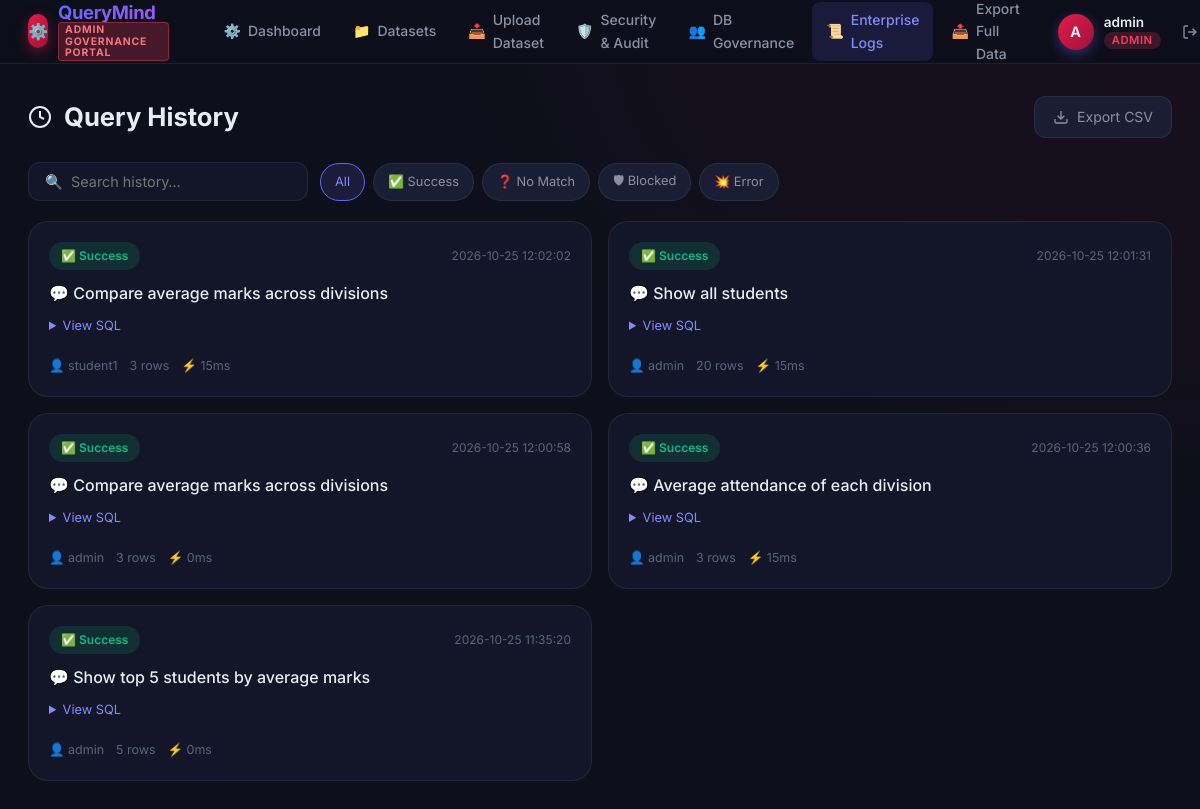
Before: /history (signed in) with the older database file.
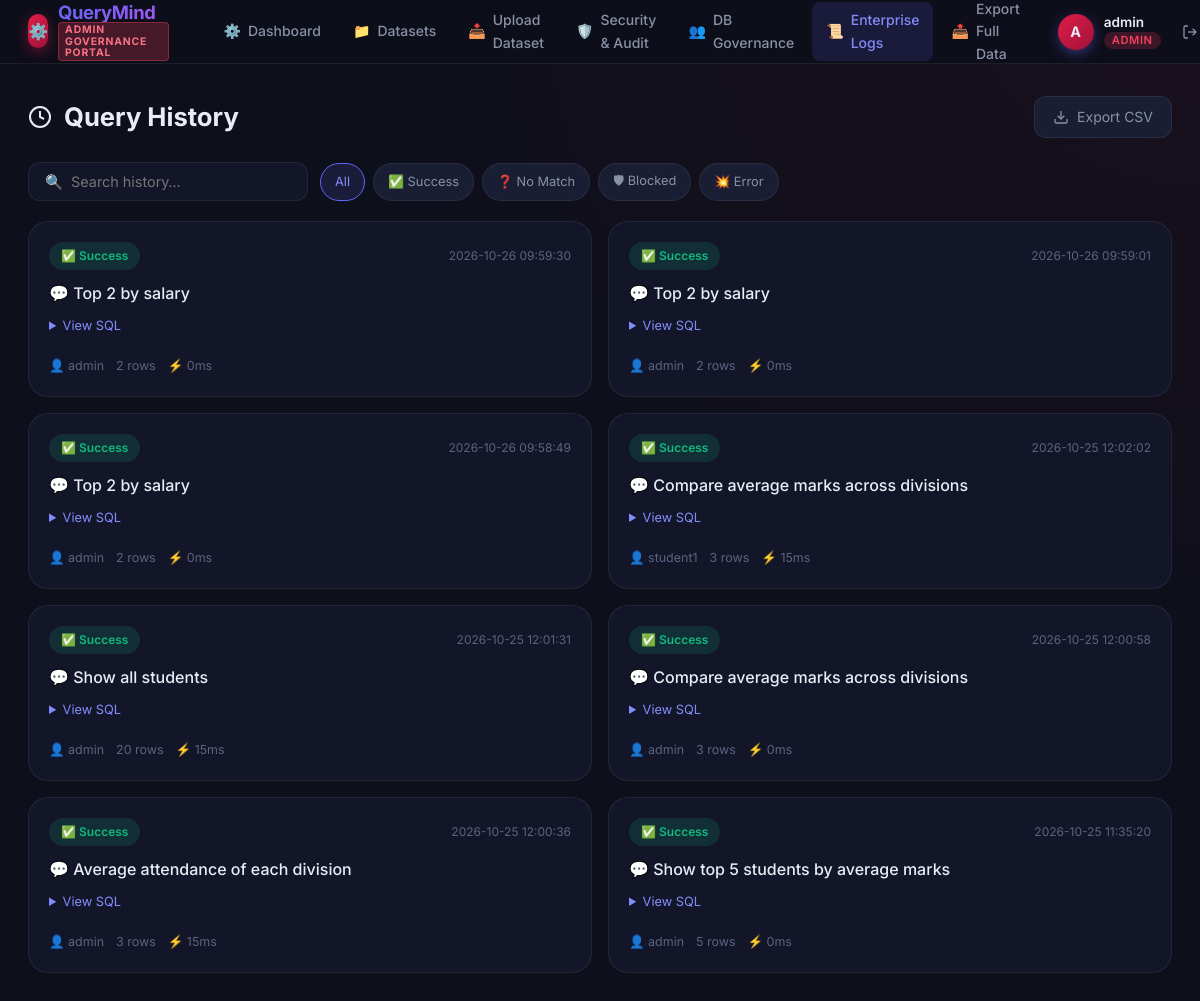
After: the same page with the newer database file.
### tables this page shows
CREATE TABLE query_logs (
        id               INTEGER PRIMARY KEY AUTOINCREMENT,
        user_id          INTEGER,
        username         TEXT,
        question         TEXT,
        generated_sql    TEXT,
        status           TEXT,
        execution_time_ms INTEGER,
        result_row_count INTEGER,
        error            TEXT,
        timestamp        TEXT DEFAULT (datetime('now'))
    );

### app.py (the view)
@app.route("/history")
@login_required
def history():
    role = session["role"]
    records = get_all_history(200) if role in ("admin","teacher") \
              else get_query_history(session["user_id"], 100)
    return render_template("history.html", records=records, role=role)

### app.py (called while the page is built)
def login_required(f):
    from functools import wraps
    @wraps(f)
    def wrapper(*args, **kwargs):
        if "user_id" not in session:
            flash("Please log in to continue.", "warning")
            return redirect(url_for("login"))
        return f(*args, **kwargs)
    return wrapper

### db/database.py (called while the page is built)
def _conn():
    conn = sqlite3.connect(DB_PATH)
    conn.row_factory = sqlite3.Row          # rows accessible as dicts
    conn.execute("PRAGMA foreign_keys = ON")
    conn.execute("PRAGMA journal_mode = WAL")
    return conn

def get_query_history(user_id=None, limit=50):
    conn = _conn()
    if user_id:
        rows = conn.execute(
            "SELECT * FROM query_logs WHERE user_id=? ORDER BY id DESC LIMIT ?",
            (user_id, limit)
        ).fetchall()
    else:
        rows = conn.execute(
            "SELECT * FROM query_logs ORDER BY id DESC LIMIT ?", (limit,)
        ).fetchall()
    conn.close()
    return [dict(r) for r in rows]

def get_all_history(limit=200):
    return get_query_history(user_id=None, limit=limit)

### templates/history.html (shortened to what this page needs)
{% extends "base.html" %}
{% block content %}
<div class="page-header">
  <h1>
    <svg width="24" height="24" viewBox="0 0 24 24" fill="none" stroke="currentColor" stroke-width="2"><circle cx="12" cy="12" r="10"/><polyline points="12 6 12 12 16 14"/></svg>
    Query History
  </h1>
  <div class="header-actions">
    <a href="{{ url_for('export_csv') }}" class="btn-outline">
      <svg width="16" height="16" viewBox="0 0 24 24" fill="none" stroke="currentColor" stroke-width="2"><path d="M21 15v4a2 2 0 0 1-2 2H5a2 2 0 0 1-2-2v-4"/><polyline points="7 10 12 15 17 10"/><line x1="12" y1="15" x2="12" y2="3"/></svg>
      Export CSV
    </a>
  </div>
</div>
{% if records %}
<div class="history-filter">
  <input type="text" id="histSearch" placeholder="🔍  Search history…" oninput="filterHist()" class="search-input" />
  <div class="filter-chips">
    <button class="filter-chip active" onclick="filterByStatus(null,this)">All</button>
    <button class="filter-chip" onclick="filterByStatus('success',this)">✅ Success</button>
    <button class="filter-chip" onclick="filterByStatus('no_match',this)">❓ No Match</button>
    <button class="filter-chip" onclick="filterByStatus('validation_failed',this)">🛡 Blocked</button>
    <button class="filter-chip" onclick="filterByStatus('db_error',this)">💥 Error</button>
  </div>
</div>
<div class="history-grid" id="historyGrid">
  {% for rec in records %}
  <div class="history-card {{ rec.status }}" data-status="{{ rec.status }}" data-search="{{ rec.question | lower }}">
    <div class="hist-top">
      <span class="status-badge status-{{ rec.status }}">
        {% if rec.status == 'success' %}✅{% elif rec.status == 'no_match' %}❓{% elif rec.status == 'validation_failed' %}🛡{% else %}💥{% endif %}
        {{ rec.status.replace('_', ' ').title() }}
      </span>
      <span class="hist-time">{{ rec.timestamp }}</span>
    </div>
    <div class="hist-question">💬 {{ rec.question }}</div>
    {% if rec.generated_sql %}
    <details class="hist-sql-details">
      <summary>View SQL</summary>
    </details>
    {% endif %}
    <div class="hist-footer">
      {% if role in ('admin','teacher') %}
      <span class="hist-user">👤 {{ rec.username }}</span>
      {% endif %}
      {% if rec.result_row_count is not none %}
      <span class="hist-rows">{{ rec.result_row_count }} rows</span>
      {% endif %}
      {% if rec.execution_time_ms is not none %}
      <span class="hist-ms">⚡ {{ rec.execution_time_ms }}ms</span>
      {% endif %}
    </div>
  </div>
  {% endfor %}
</div>
{% else %}
<div class="empty-state">
  <span class="empty-icon">📭</span>
  <p>No query history yet. Go ask something!</p>
  <a href="{{ url_for('dashboard') }}" class="btn-primary">Ask a Question</a>
</div>
{% endif %}
{% endblock %}

### templates/base.html (shortened to what this page needs)
<!DOCTYPE html>
<html lang="en">
<head>
  <link rel="stylesheet" href="{{ url_for('static', filename='css/style.css') }}" />
</head>
<body class="portal-{{ session.role or 'guest' }}">
  {% if session.user_id %}
  <nav class="navbar navbar-{{ session.role }}">
    <div class="nav-brand">
      {% if session.role == 'admin' %}
        <span class="brand-icon brand-icon-admin">⚙️</span>
        <div class="brand-titles">
          <span class="brand-name">QueryMind</span>
          <span class="portal-tag tag-admin">Admin Governance Portal</span>
        </div>
      {% elif session.role == 'teacher' %}
        <span class="brand-icon brand-icon-teacher">📚</span>
        <div class="brand-titles">
          <span class="brand-name">QueryMind</span>
          <span class="portal-tag tag-teacher">Faculty &amp; Class Analytics</span>
        </div>
      {% else %}
        <span class="brand-icon brand-icon-student">🎓</span>
        <div class="brand-titles">
          <span class="brand-name">QueryMind</span>
          <span class="portal-tag tag-student">Student Academic Portal</span>
        </div>
      {% endif %}
    </div>
    <div class="nav-links">
      {% if session.role == 'admin' %}
        <a href="{{ url_for('dashboard') }}" class="nav-link {% if request.endpoint == 'dashboard' %}active{% endif %}">
          <span>⚙️</span> Dashboard
        </a>
        <a href="{{ url_for('datasets') }}" class="nav-link {% if request.endpoint in ('datasets', 'dataset_view') %}active{% endif %}">
          <span>📁</span> Datasets
        </a>
        <a href="{{ url_for('dataset_upload') }}" class="nav-link {% if request.endpoint == 'dataset_upload' %}active{% endif %}">
          <span>📥</span> Upload Dataset
        </a>
        <a href="{{ url_for('audit') }}" class="nav-link {% if request.endpoint == 'audit' %}active{% endif %}">
          <span>🛡️</span> Security &amp; Audit
        </a>
        <a href="{{ url_for('users') }}" class="nav-link {% if request.endpoint == 'users' %}active{% endif %}">
          <span>👥</span> DB Governance
        </a>
        <a href="{{ url_for('history') }}" class="nav-link {% if request.endpoint == 'history' %}active{% endif %}">
          <span>📜</span> Enterprise Logs
        </a>
        <a href="{{ url_for('export_csv') }}" class="nav-link">
          <span>📤</span> Export Full Data
        </a>
      {% endif %}
    </div>
    <div class="nav-user">
      <div class="user-badge">
        <span class="user-avatar avatar-{{ session.role }}">{{ session.username[0].upper() }}</span>
        <div class="user-info">
          <span class="user-name">{{ session.username }}</span>
          <span class="user-role role-{{ session.role }}">{{ session.role }}</span>
        </div>
      </div>
      <a href="{{ url_for('logout') }}" class="btn-logout" title="Sign Out">
        <svg width="16" height="16" viewBox="0 0 24 24" fill="none" stroke="currentColor" stroke-width="2"><path d="M9 21H5a2 2 0 0 1-2-2V5a2 2 0 0 1 2-2h4"/><polyline points="16 17 21 12 16 7"/><line x1="21" y1="12" x2="9" y2="12"/></svg>
      </a>
    </div>
  </nav>
  {% endif %}
  <main class="main-content">
    {% block content %}{% endblock %}
  </main>
</body>
</html>

Changed rows visible on the page:
added query_logs: status.replace "Success", timestamp "2026-10-26 09:59:30", question "Top 2 by salary", username "admin", result_row_count "2", execution_time_ms "0"
added query_logs: status.replace "Success", timestamp "2026-10-26 09:59:01", question "Top 2 by salary", username "admin", result_row_count "2", execution_time_ms "0"
added query_logs: status.replace "Success", timestamp "2026-10-26 09:58:49", question "Top 2 by salary", username "admin", result_row_count "2", execution_time_ms "0"
